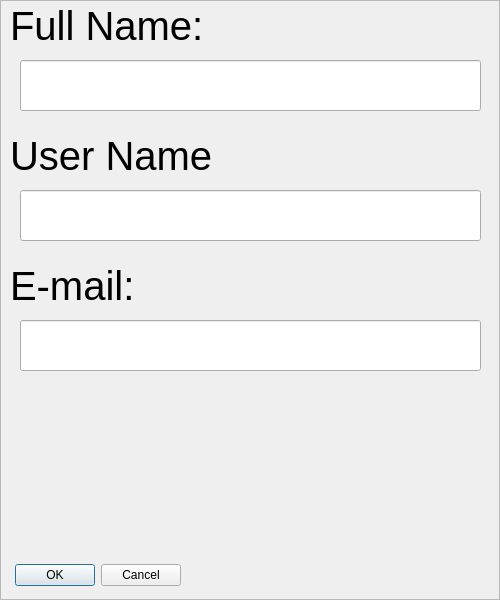
<?xml version="1.0" encoding="UTF-8"?>
<ui version="4.0">
 <class>EditUserInfoDialog</class>
 <widget class="QDialog" name="EditUserInfoDialog">
  <property name="geometry">
   <rect>
    <x>0</x>
    <y>0</y>
    <width>500</width>
    <height>600</height>
   </rect>
  </property>
  <property name="windowTitle">
   <string>Dialog</string>
  </property>
  <property name="styleSheet">
   <string notr="true">background-image: url(:/resources/skyblueBack.jpg);</string>
  </property>
  <widget class="QFrame" name="frame">
   <property name="geometry">
    <rect>
     <x>0</x>
     <y>0</y>
     <width>500</width>
     <height>600</height>
    </rect>
   </property>
   <property name="frameShape">
    <enum>QFrame::Shape::StyledPanel</enum>
   </property>
   <property name="frameShadow">
    <enum>QFrame::Shadow::Raised</enum>
   </property>
   <widget class="QLabel" name="label">
    <property name="geometry">
     <rect>
      <x>10</x>
      <y>10</y>
      <width>201</width>
      <height>31</height>
     </rect>
    </property>
    <property name="styleSheet">
     <string notr="true">QLabel {
	background: transparent;
	font: 700 9pt &quot;Script MT Bold&quot;;
	font-size: 40px;
	color: rgb(0, 0, 0);
}</string>
    </property>
    <property name="text">
     <string>Full Name:</string>
    </property>
   </widget>
   <widget class="QLabel" name="label_2">
    <property name="geometry">
     <rect>
      <x>10</x>
      <y>140</y>
      <width>201</width>
      <height>31</height>
     </rect>
    </property>
    <property name="styleSheet">
     <string notr="true">QLabel {
	background: transparent;
	font: 700 9pt &quot;Script MT Bold&quot;;
	font-size: 40px;
	color: rgb(0, 0, 0);
}</string>
    </property>
    <property name="text">
     <string>User Name:</string>
    </property>
   </widget>
   <widget class="QLabel" name="label_3">
    <property name="geometry">
     <rect>
      <x>10</x>
      <y>270</y>
      <width>151</width>
      <height>31</height>
     </rect>
    </property>
    <property name="styleSheet">
     <string notr="true">QLabel {
	background: transparent;
	font: 700 9pt &quot;Script MT Bold&quot;;
	font-size: 40px;
	color: rgb(0, 0, 0);
}</string>
    </property>
    <property name="text">
     <string>E-mail:</string>
    </property>
   </widget>
   <widget class="QLineEdit" name="lineEdit">
    <property name="geometry">
     <rect>
      <x>20</x>
      <y>60</y>
      <width>461</width>
      <height>51</height>
     </rect>
    </property>
    <property name="styleSheet">
     <string notr="true">font: 700 9pt &quot;Script MT Bold&quot;;
font-size: 30px;
color: rgb(0, 0, 0);</string>
    </property>
   </widget>
   <widget class="QLineEdit" name="lineEdit_2">
    <property name="geometry">
     <rect>
      <x>20</x>
      <y>190</y>
      <width>461</width>
      <height>51</height>
     </rect>
    </property>
    <property name="styleSheet">
     <string notr="true">font: 700 9pt &quot;Script MT Bold&quot;;
font-size: 30px;
color: rgb(0, 0, 0);</string>
    </property>
   </widget>
   <widget class="QLineEdit" name="lineEdit_3">
    <property name="geometry">
     <rect>
      <x>20</x>
      <y>320</y>
      <width>461</width>
      <height>51</height>
     </rect>
    </property>
    <property name="styleSheet">
     <string notr="true">font: 700 9pt &quot;Script MT Bold&quot;;
font-size: 30px;
color: rgb(0, 0, 0);</string>
    </property>
   </widget>
   <widget class="QLabel" name="label_4">
    <property name="geometry">
     <rect>
      <x>290</x>
      <y>370</y>
      <width>181</width>
      <height>231</height>
     </rect>
    </property>
    <property name="styleSheet">
     <string notr="true">QLabel {
	image: url(:/resources/changeInfo.png);
	background: transparent;
	border: none;
}</string>
    </property>
    <property name="text">
     <string/>
    </property>
   </widget>
   <widget class="QDialogButtonBox" name="buttonBox">
    <property name="geometry">
     <rect>
      <x>10</x>
      <y>560</y>
      <width>171</width>
      <height>31</height>
     </rect>
    </property>
    <property name="styleSheet">
     <string notr="true">color: rgb(0, 0, 0);</string>
    </property>
    <property name="orientation">
     <enum>Qt::Orientation::Horizontal</enum>
    </property>
    <property name="standardButtons">
     <set>QDialogButtonBox::StandardButton::Cancel|QDialogButtonBox::StandardButton::Ok</set>
    </property>
   </widget>
  </widget>
 </widget>
 <resources/>
 <connections>
  <connection>
   <sender>buttonBox</sender>
   <signal>accepted()</signal>
   <receiver>EditUserInfoDialog</receiver>
   <slot>accept()</slot>
   <hints>
    <hint type="sourcelabel">
     <x>248</x>
     <y>254</y>
    </hint>
    <hint type="destinationlabel">
     <x>157</x>
     <y>274</y>
    </hint>
   </hints>
  </connection>
  <connection>
   <sender>buttonBox</sender>
   <signal>rejected()</signal>
   <receiver>EditUserInfoDialog</receiver>
   <slot>reject()</slot>
   <hints>
    <hint type="sourcelabel">
     <x>316</x>
     <y>260</y>
    </hint>
    <hint type="destinationlabel">
     <x>286</x>
     <y>274</y>
    </hint>
   </hints>
  </connection>
 </connections>
</ui>
